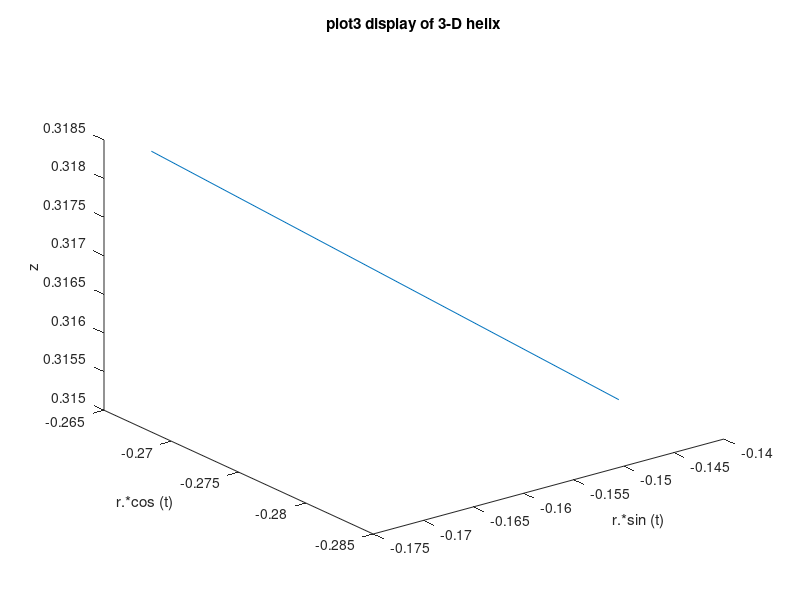

Write the MATLAB code that produced this figure.
%https://docs.octave.org/v9.2.0/Script-Files.html
%source("/var/www/html/isbn-3-540-32612-X-Scientific-computing-with-Matlab-and-Octave/snake-delete-handle-WIP.m")
1;

t = 0:0.1:10*pi;
r = linspace (0, 1, numel (t));
z = linspace (0, 1, numel (t));

T = r.*sin (t);
R = r.*cos (t);
Z = z;

NbSegments= 100;


for i = 1:NbSegments
				%fib(i) = fib(i-1) + fib(i-2);
  printf( "%i\n",i)
  
  tt0=T(i);
  rr0=R(i);
  zz0=Z(i);

  tt2=T(i+1);
  rr2=R(i+1);
  zz2=Z(i+1);


  
  tt(1)=tt0;
  tt(2)=tt2;

  rr(1)=rr0;
  rr(2)=rr2;

  zz(1)=zz0;
  zz(2)=zz2;
  

  plot3 (tt, rr, zz);
  
endfor


xlabel ("r.*sin (t)");
ylabel ("r.*cos (t)");
zlabel ("z");
title ("plot3 display of 3-D helix");



